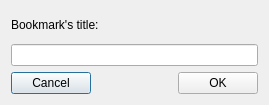
<?xml version="1.0" encoding="UTF-8"?>
<ui version="4.0">
 <class>BookMarkTitle</class>
 <widget class="QDialog" name="BookMarkTitle">
  <property name="windowModality">
   <enum>Qt::WindowModal</enum>
  </property>
  <property name="geometry">
   <rect>
    <x>0</x>
    <y>0</y>
    <width>269</width>
    <height>105</height>
   </rect>
  </property>
  <property name="windowTitle">
   <string>Bookmark's title</string>
  </property>
  <layout class="QVBoxLayout" name="verticalLayout">
   <item>
    <widget class="QLabel" name="label">
     <property name="layoutDirection">
      <enum>Qt::LeftToRight</enum>
     </property>
     <property name="text">
      <string>Bookmark's title:</string>
     </property>
    </widget>
   </item>
   <item>
    <widget class="QLineEdit" name="lineEdit">
     <property name="layoutDirection">
      <enum>Qt::RightToLeft</enum>
     </property>
    </widget>
   </item>
   <item>
    <layout class="QHBoxLayout" name="horizontalLayout">
     <item>
      <widget class="QPushButton" name="cancel">
       <property name="text">
        <string>Cancel</string>
       </property>
      </widget>
     </item>
     <item>
      <spacer name="horizontalSpacer">
       <property name="orientation">
        <enum>Qt::Horizontal</enum>
       </property>
       <property name="sizeHint" stdset="0">
        <size>
         <width>40</width>
         <height>20</height>
        </size>
       </property>
      </spacer>
     </item>
     <item>
      <widget class="QPushButton" name="ok">
       <property name="text">
        <string>OK</string>
       </property>
      </widget>
     </item>
    </layout>
   </item>
  </layout>
 </widget>
 <resources/>
 <connections/>
</ui>
